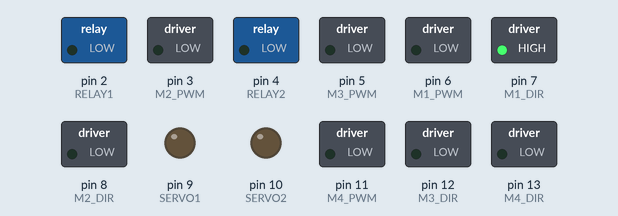
Recording of a sketch running on a simulated Arduino Uno, built with avr-gcc and run on an emulated ATmega328P. Shown: switched loads named in the sketch (green lamp = pin HIGH), output pins drawn as LEDs (lit = HIGH). Dashed ring = blinking.

Above: at 0.05 s.
At 4.05 s:
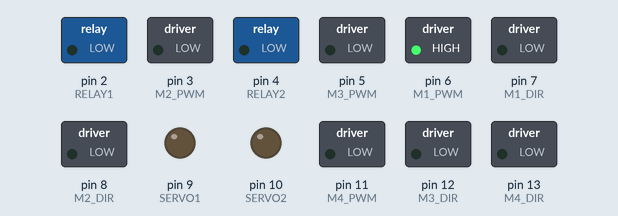
Timing chart, 0 to 5.3 s (numbered marks = the images above):
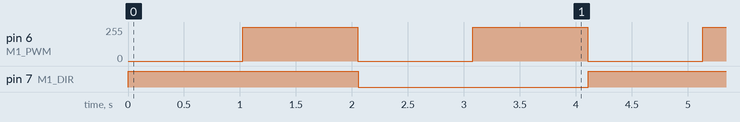

Measured:
- by itself, pin 6 (M1_PWM): alternates 255/255 for 1.0 s and 0/255 for 1.0 s
- by itself, pin 7 (M1_DIR): alternates HIGH for 2.1 s and LOW for 2.1 s

The sketch:

WM1_BasicSolidStateExample.ino
```cpp
// <WM1 PIN DEFINITIONS>
#define M1_PWM 6
#define M1_DIR 7

#define M2_PWM 3
#define M2_DIR 8

#define M3_PWM 5
#define M3_DIR 12

#define M4_PWM 11
#define M4_DIR 13

#define RELAY1 2
#define RELAY2 4

#define SERVO1 9
#define SERVO2 10

// <GLOBAL DECLARATIONS>
int duty = 0;    // variable to store duty cycle which controls the motor's effective voltage (range 0-255)

/* <WIRING DESCRIPTION>
Standard brushed DC gearmotor wired to M1 outputs
*/

/* <FUNCTIONALITY DESCRIPTION>
  This example code demonstrates how to use one of the WM1's four solid state motor drivers
  to PWM/voltage control a brushed DC motor. This allows the user to vary a motors speed.

  Using this code, the motor's speed should ramp up to the maximum and then ramp back down to zero.
  The dirrection will then swap and the motor speed will ramp up and down spinning the other way.
*/

void setup() {
  // put your setup code here, to run once:

  /* <CONFIGURE ALL WM1 PINS AS OUTPUTS>
    while not all pins are used in this example it is good practice to
    configure them as outputs so that they are not left floating */
  // Used Pins
  pinMode(M1_PWM, OUTPUT);
  pinMode(M1_DIR, OUTPUT);
  // Unused pins
  pinMode(M2_PWM, OUTPUT);
  pinMode(M2_DIR, OUTPUT);
  pinMode(M3_PWM, OUTPUT);
  pinMode(M3_DIR, OUTPUT);
  pinMode(M4_PWM, OUTPUT);
  pinMode(M4_DIR, OUTPUT);
  pinMode(RELAY1, OUTPUT);
  pinMode(RELAY2, OUTPUT);
  pinMode(SERVO1, OUTPUT);
  pinMode(SERVO2, OUTPUT);
}

void loop() {
  // put your main code here, to run repeatedly:

  // DIR pin dictates motor's dirrection
  // PWM pin dictates the motor's voltage, which loosely controls speed

  // <SET M1 DIRECTION TO FORWARDS>
  digitalWrite(M1_DIR, HIGH);

  // <RAMP SPEED UP AND THEN DOWN>
  for (duty = 0; duty <= 255; duty += 1) {  // loop will increase variable 'duty' up from 0 to 255
    analogWrite(M1_PWM, duty);              // motor 1 duty cycle set to value of variable 'duty'
    delay(4);                               // delay will wait 4ms to slow loop down
  }
  for (duty = 255; duty >= 0; duty -= 1) {  // loop will decrease variable 'duty' down from 255 to 0
    analogWrite(M1_PWM, duty);              // motor 1 duty cycle set to value of variable 'duty'
    delay(4);                               // delay will wait 4ms to slow loop down
  }


  // <SET M1 DIRECTION TO BACKWARDS>
  digitalWrite(M1_DIR, LOW);

  // <RAMP SPEED UP AND THEN DOWN>
  for (duty = 0; duty <= 255; duty += 1) {  // loop will increase variable 'duty' up from 0 to 255
    analogWrite(M1_PWM, duty);              // motor 1 duty cycle set to value of variable 'duty'
    delay(4);                               // delay will wait 4ms to slow loop down
  }
  for (duty = 255; duty >= 0; duty -= 1) {  // loop will decrease variable 'duty' down from 255 to 0
    analogWrite(M1_PWM, duty);              // motor 1 duty cycle set to value of variable 'duty'
    delay(4);                               // delay will wait 4ms to slow loop down
  }

}
```
